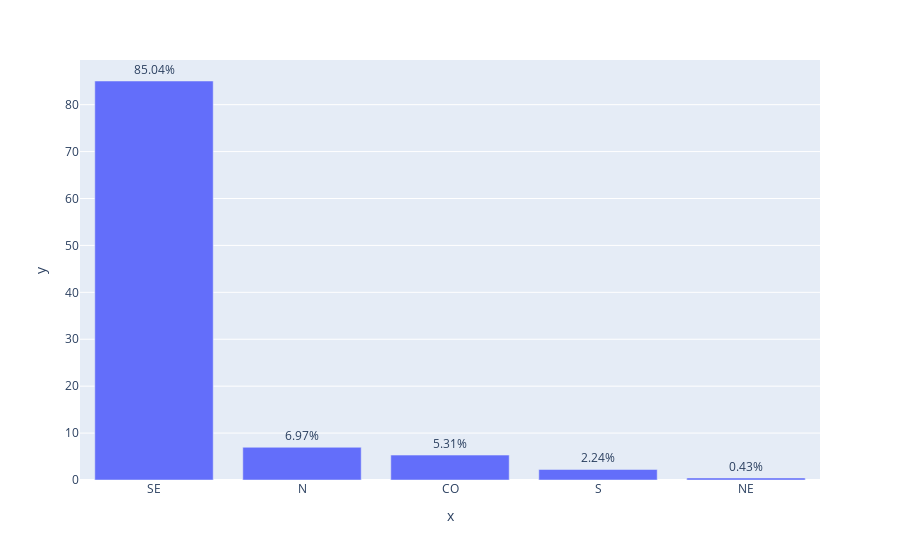

The notebook cell this image was saved under:
### Code cell
# 4. análise da coluna 'REGIAO'
counts = df_febre_amarela['REGIAO'].value_counts()
porcentagens = counts / counts.sum() * 100

# criação do histograma das Regiões
grafico = px.bar(x=porcentagens.index, y=porcentagens.values, text=porcentagens.values)
grafico.update_traces(texttemplate='%{text:.2f}%', textposition='outside')
grafico.show()

### Figure 1 — Plotly figure (JSON) as saved in the notebook; plotly's stock layout.template omitted (floating-point values rounded to 4 significant figures)
{"data": [{"alignmentgroup": "True", "hovertemplate": "x=%{x}<br>y=%{y}<br>text=%{text}<extra></extra>", "legendgroup": "", "marker": {"color": "#636efa", "pattern": {"shape": ""}}, "name": "", "offsetgroup": "", "orientation": "v", "showlegend": false, "text": [85.04, 6.973, 5.311, 2.24, 0.4335], "textposition": "outside", "texttemplate": "%{text:.2f}%", "type": "bar", "x": ["SE", "N", "CO", "S", "NE"], "xaxis": "x", "y": [85.04, 6.973, 5.311, 2.24, 0.4335], "yaxis": "y"}], "layout": {"barmode": "relative", "legend": {"tracegroupgap": 0}, "margin": {"t": 60}, "xaxis": {"anchor": "y", "domain": [0, 1], "title": {"text": "x"}}, "yaxis": {"anchor": "x", "domain": [0, 1], "title": {"text": "y"}}}}
